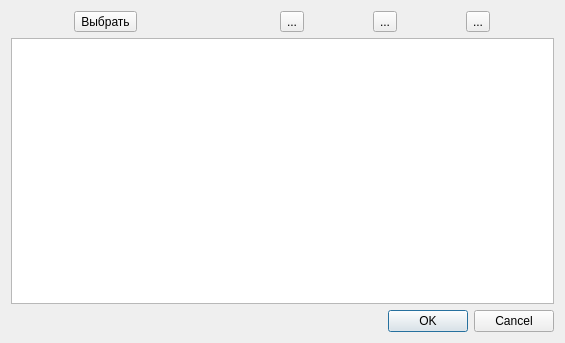
<?xml version="1.0" encoding="UTF-8"?>
<ui version="4.0">
 <class>DialogSvaleFilter</class>
 <widget class="QDialog" name="DialogSvaleFilter">
  <property name="geometry">
   <rect>
    <x>0</x>
    <y>0</y>
    <width>565</width>
    <height>343</height>
   </rect>
  </property>
  <property name="windowTitle">
   <string>Dialog</string>
  </property>
  <layout class="QGridLayout" name="gridLayout">
   <item row="0" column="0">
    <layout class="QVBoxLayout" name="verticalLayout">
     <item>
      <layout class="QHBoxLayout" name="horizontalLayout">
       <item>
        <widget class="QToolButton" name="btnSelect">
         <property name="toolTip">
          <string>Выбрать</string>
         </property>
         <property name="text">
          <string>Выбрать</string>
         </property>
         <property name="icon">
          <iconset resource="resurce.qrc">
           <normaloff>:/img/select.png</normaloff>:/img/select.png</iconset>
         </property>
         <property name="toolButtonStyle">
          <enum>Qt::ToolButtonIconOnly</enum>
         </property>
        </widget>
       </item>
       <item>
        <widget class="QLabel" name="label">
         <property name="maximumSize">
          <size>
           <width>5</width>
           <height>16777215</height>
          </size>
         </property>
         <property name="text">
          <string/>
         </property>
        </widget>
       </item>
       <item>
        <widget class="QToolButton" name="btnAdd">
         <property name="toolTip">
          <string>Добавить</string>
         </property>
         <property name="text">
          <string>...</string>
         </property>
         <property name="icon">
          <iconset resource="resurce.qrc">
           <normaloff>:/img/itemAdd</normaloff>:/img/itemAdd</iconset>
         </property>
        </widget>
       </item>
       <item>
        <widget class="QToolButton" name="btnCopy">
         <property name="toolTip">
          <string>Скопировать</string>
         </property>
         <property name="text">
          <string>...</string>
         </property>
         <property name="icon">
          <iconset resource="resurce.qrc">
           <normaloff>:/img/copy.png</normaloff>:/img/copy.png</iconset>
         </property>
        </widget>
       </item>
       <item>
        <widget class="QToolButton" name="btnDelete">
         <property name="toolTip">
          <string>Удалить</string>
         </property>
         <property name="text">
          <string>...</string>
         </property>
         <property name="icon">
          <iconset resource="resurce.qrc">
           <normaloff>:/img/itemDelete.png</normaloff>:/img/itemDelete.png</iconset>
         </property>
        </widget>
       </item>
      </layout>
     </item>
     <item>
      <widget class="QTableWidget" name="tableWidget"/>
     </item>
    </layout>
   </item>
   <item row="1" column="0">
    <widget class="QDialogButtonBox" name="buttonBox">
     <property name="orientation">
      <enum>Qt::Horizontal</enum>
     </property>
     <property name="standardButtons">
      <set>QDialogButtonBox::Cancel|QDialogButtonBox::Ok</set>
     </property>
    </widget>
   </item>
  </layout>
 </widget>
 <resources>
  <include location="resurce.qrc"/>
 </resources>
 <connections>
  <connection>
   <sender>buttonBox</sender>
   <signal>accepted()</signal>
   <receiver>DialogSvaleFilter</receiver>
   <slot>accept()</slot>
   <hints>
    <hint type="sourcelabel">
     <x>248</x>
     <y>254</y>
    </hint>
    <hint type="destinationlabel">
     <x>157</x>
     <y>274</y>
    </hint>
   </hints>
  </connection>
  <connection>
   <sender>buttonBox</sender>
   <signal>rejected()</signal>
   <receiver>DialogSvaleFilter</receiver>
   <slot>reject()</slot>
   <hints>
    <hint type="sourcelabel">
     <x>316</x>
     <y>260</y>
    </hint>
    <hint type="destinationlabel">
     <x>286</x>
     <y>274</y>
    </hint>
   </hints>
  </connection>
 </connections>
</ui>
